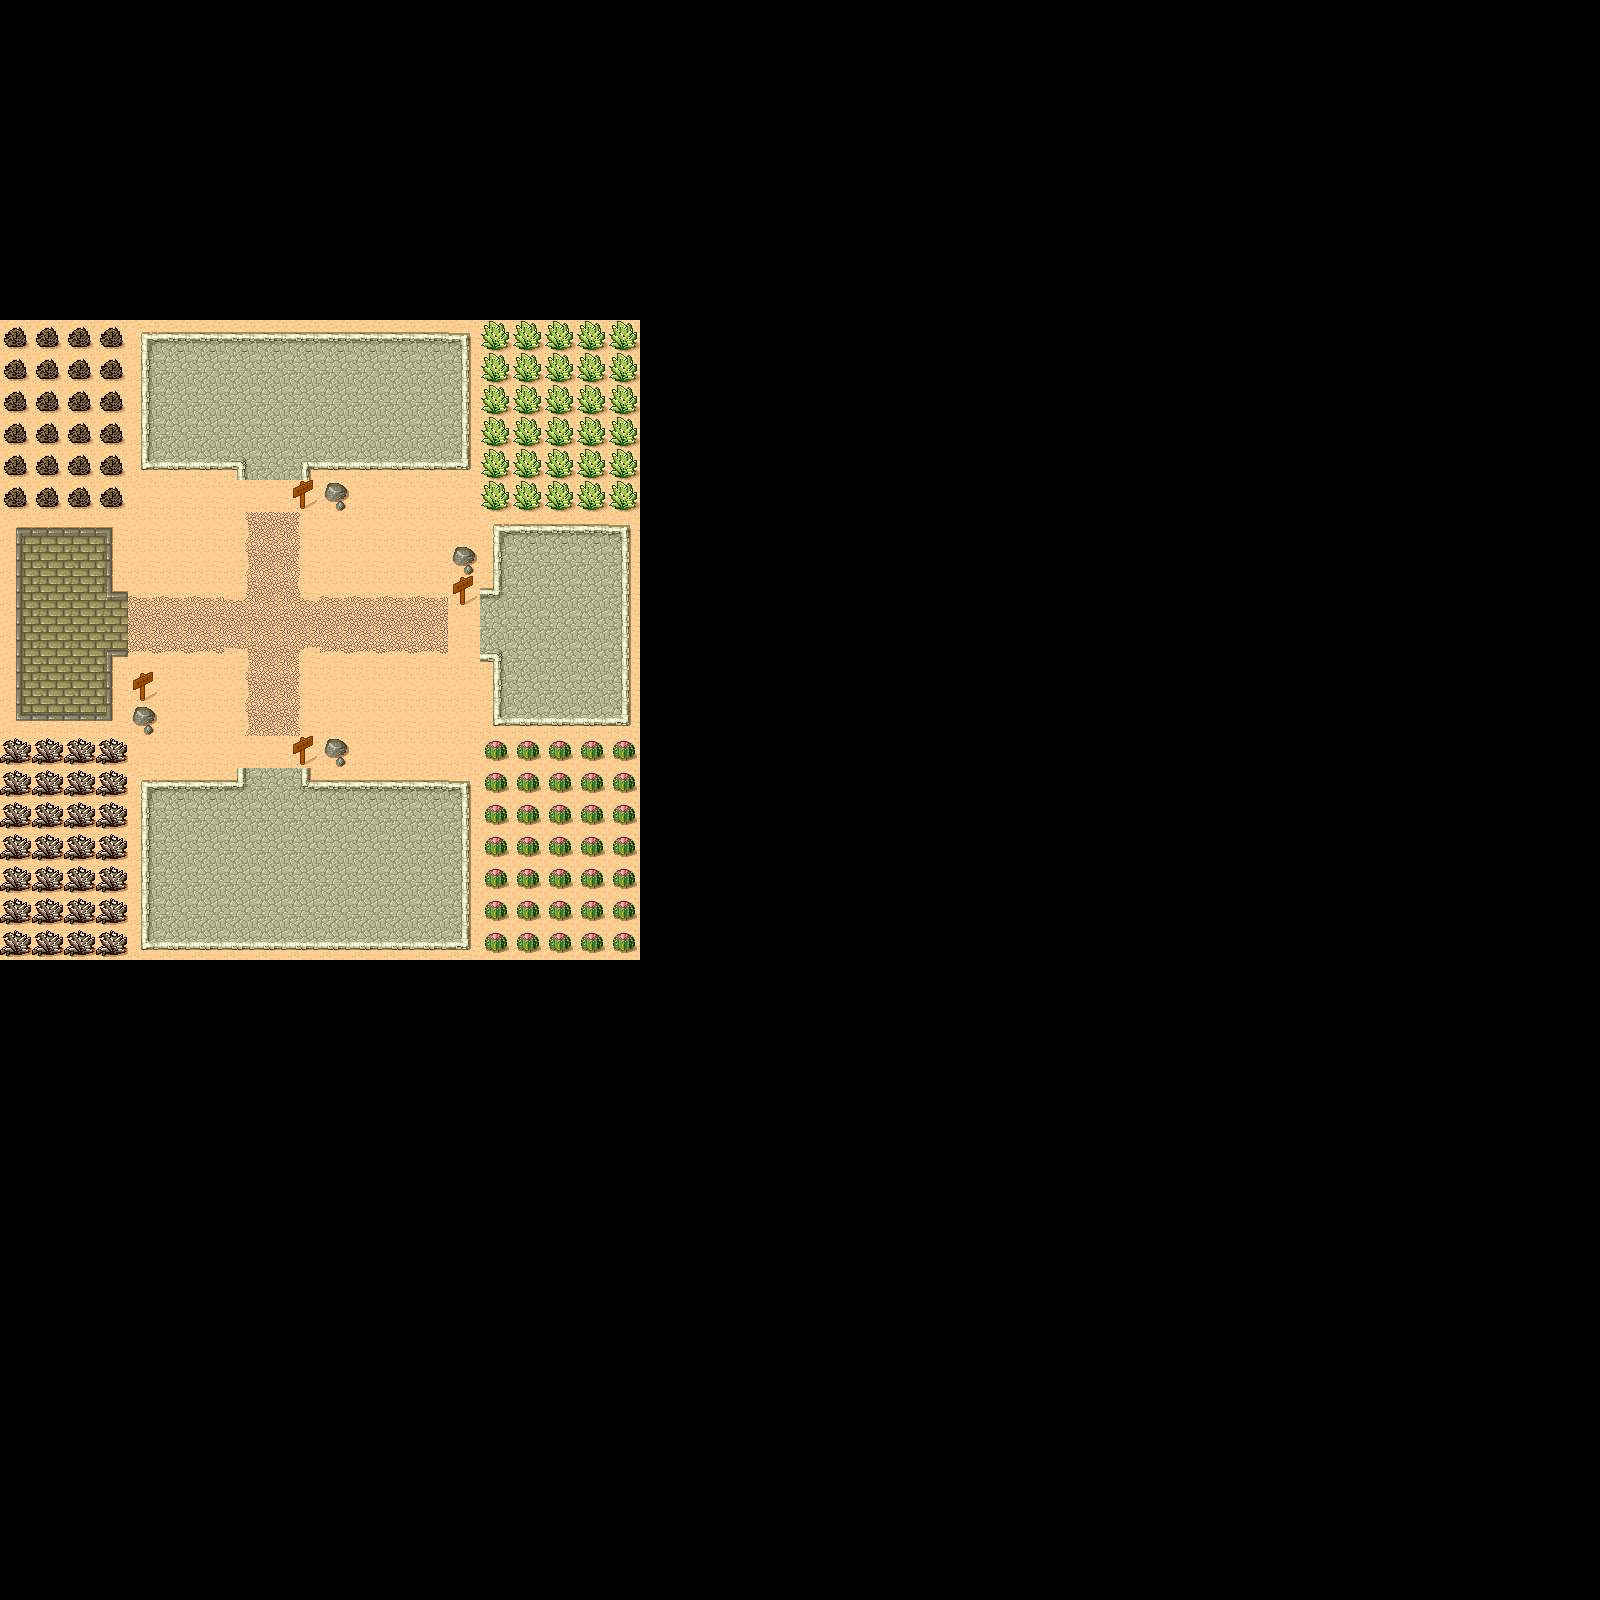

A 2D game scene composited from a Tiled map and its tileset images. What follows is a short description and the map's XML, with each tile layer's data collapsed to a summary:
An orthogonal 50x50 tile map with 32x32 px tiles, 2 tile layers (backgroundLayer, obstacleLayer), 2 tilesets and 8 objects (monster_gen_area_3, monster_gen_area_2, monster_gen_area_1, monster_gen_area_4, monster_gen_area_5, ...).

<map version="1.0" orientation="orthogonal" renderorder="right-down" width="50" height="50" tilewidth="32" tileheight="32" nextobjectid="21">
 <tileset firstgid="1" name="tmw_desert_spacing" tilewidth="32" tileheight="32" spacing="1" margin="1">
  <image source="tmw_desert_spacing.png" width="265" height="199" />
 </tileset>
 <tileset firstgid="49" name="meta_tiles" tilewidth="32" tileheight="32" spacing="1" margin="1">
  <image source="meta_tiles.png" width="67" height="34" />
  <tile id="0">
   <properties>
    <property name="canMoveOn" value="0" />
   </properties>
  </tile>
 </tileset>
 <layer name="backgroundLayer" width="50" height="50">
  <data>[2500 cells, 400 non-empty, 40 distinct tile ids]</data>
 </layer>
 <layer name="obstacleLayer" width="50" height="50" opacity="0">
  <data>[2500 cells, 217 non-empty, 1 distinct tile ids]</data>
 </layer>
 <objectgroup name="monstergenerateLayer">
  <object id="7" name="monster_gen_area_3" x="294" y="677" width="178" height="87">
   <properties>
    <property name="areaName" value="monster_gen_area_3" />
   </properties>
  </object>
  <object id="8" name="monster_gen_area_2" x="132" y="678" width="118" height="82">
   <properties>
    <property name="areaName" value="monster_gen_area_2" />
   </properties>
  </object>
  <object id="10" name="monster_gen_area_1" x="134" y="485" width="117" height="84">
   <properties>
    <property name="araeName" value="monster_gen_area_1" />
   </properties>
  </object>
  <object id="14" name="monster_gen_area_4" x="325" y="485" width="147" height="81">
   <properties>
    <property name="areaName" value="monster_gen_area_4" />
   </properties>
  </object>
  <object id="15" name="monster_gen_area_5" x="163" y="356" width="281" height="88">
   <properties>
    <property name="areaName" value="monster_gen_area_5" />
   </properties>
  </object>
  <object id="16" name="monster_gen_area_6" x="515" y="547" width="89" height="153">
   <properties>
    <property name="areaName" value="monster_gen_area_6" />
   </properties>
  </object>
  <object id="17" name="monster_gen_area_7" x="163" y="804" width="281" height="119">
   <properties>
    <property name="areaName" value="monster_gen_area_7" />
   </properties>
  </object>
 </objectgroup>
 <objectgroup name="npcgenerateLayer">
  <object id="20" name="npc_gen_point_1" x="28" y="542" width="73" height="166" />
 </objectgroup>
</map>
